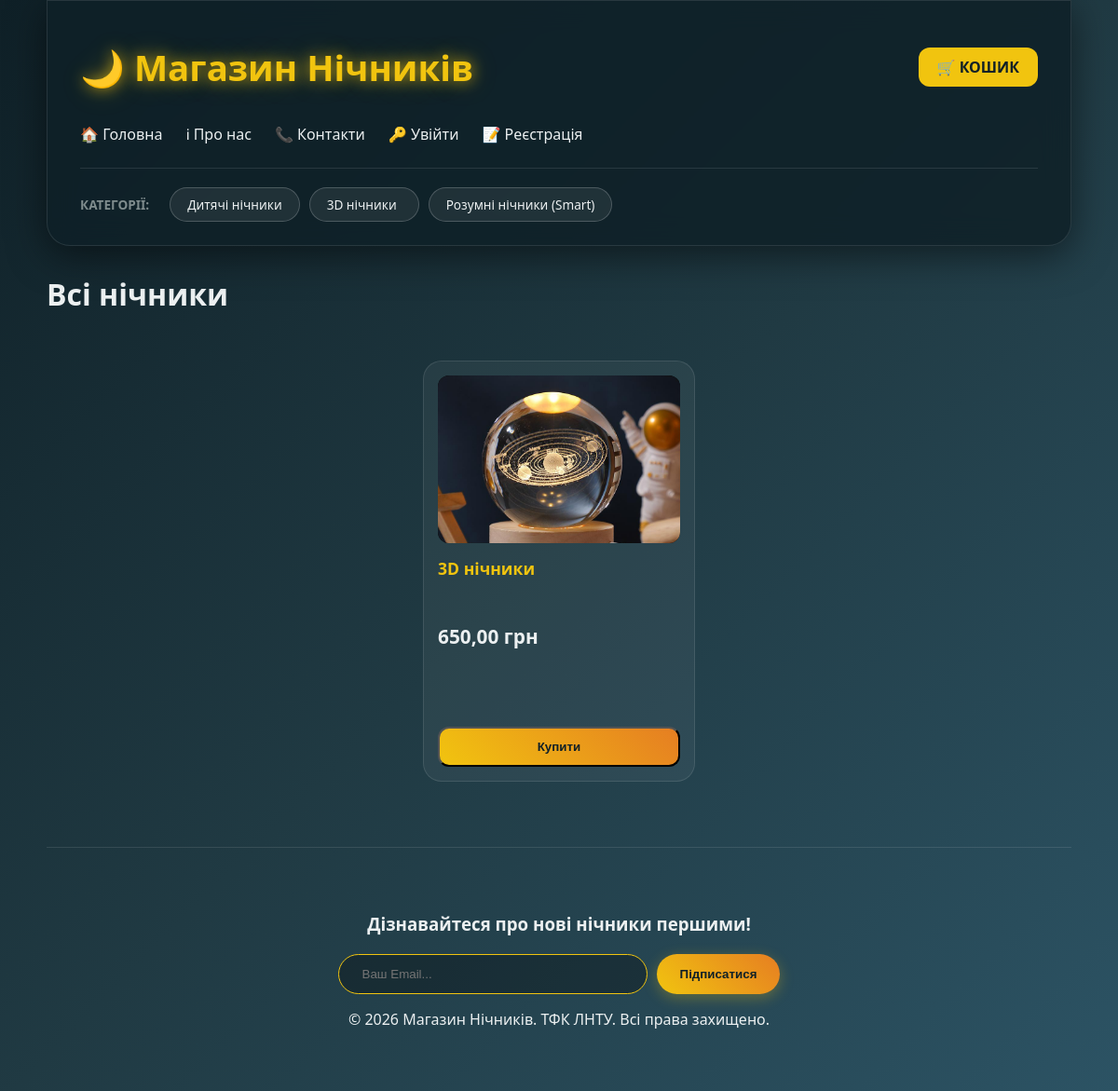
The page /category/2/ on the database as committed earlier.
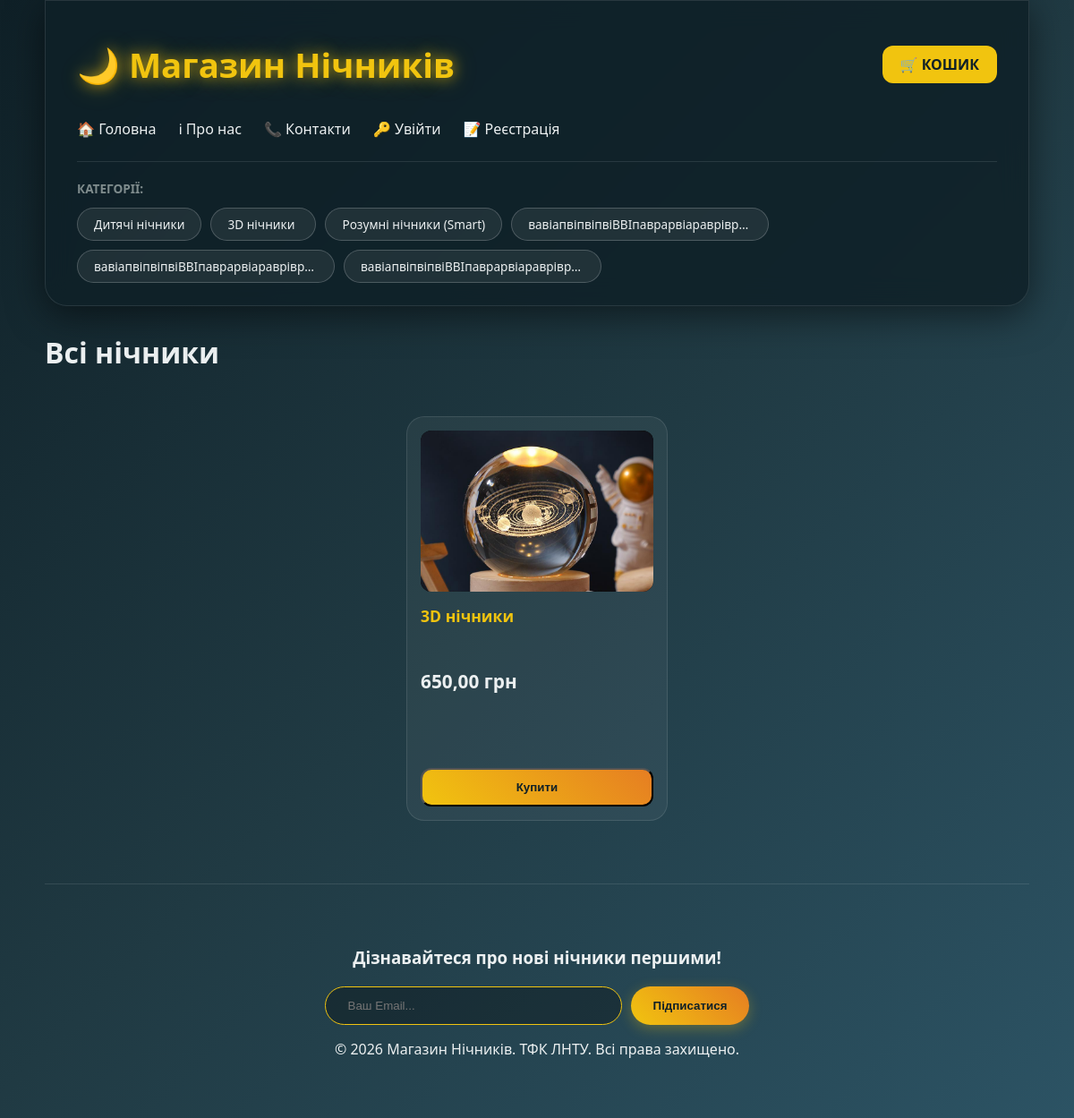
The same page on the database as committed later.
### mainapp/models.py (models this page shows, shortened)
class Category(models.Model):
    name = models.CharField(max_length=100, verbose_name="Назва категорії")
    created_at = models.DateTimeField(auto_now_add=True, verbose_name="Створено о")
    updated_at = models.DateTimeField(auto_now=True, verbose_name="Оновлено о")
    class Meta:
        verbose_name = "Категорія"
        verbose_name_plural = "Категорії"

class Product(models.Model):
    name = models.CharField(max_length=200) # Перевір, чи є цей рядок
    category = models.ForeignKey(Category, on_delete=models.CASCADE, related_name='products')
    description = models.TextField()
    price = models.DecimalField(max_digits=10, decimal_places=2)
    image = models.ImageField(upload_to='products/', blank=True, null=True)
    stock = models.PositiveIntegerField(default=10) # Те, що ми додавали
    created_at = models.DateTimeField(auto_now_add=True) # Перевір наявність
    updated_at = models.DateTimeField(auto_now=True)   # Перевір наявність
    description = models.TextField(verbose_name="Опис товару", blank=True, null=True)
    image = models.ImageField(upload_to='products/', blank=True, null=True, verbose_name="Фотографія")
    created_at = models.DateTimeField(auto_now_add=True, verbose_name="Створено о")
    updated_at = models.DateTimeField(auto_now=True, verbose_name="Оновлено о")
    class Meta:
        verbose_name = "Товар"
        verbose_name_plural = "Товари"

### mainapp/views.py (the view)
# urls.py: path('category/<int:category_id>/', views.category_view, name='category'),
def category_view(request, category_id):
    categories = Category.objects.all()
    category = get_object_or_404(Category, id=category_id)
    products = Product.objects.filter(category=category)
    return render(request, 'home.html',
                  {'title': f'Категорія: {category.name}', 'categories': categories, 'category': category,
                   'products': products, 'is_category': True})

### mainapp/context_processors.py (called while the page is built)
def cart_total(request):
    total_quantity = 0
    if request.session.session_key:
        order = Order.objects.filter(session_key=request.session.session_key, is_completed=False).first()
        if order:
            total_quantity = sum(item.quantity for item in order.items.all())
    return {'cart_total_quantity': total_quantity}

def categories_processor(request):
    return {'categories': Category.objects.all()}

### templates/home.html
{% extends 'base.html' %}
{% block content %}
<h1 style="margin-bottom: 30px;">Всі нічники</h1>
<div class="products-grid">
    {% for product in products %}
    <a href="{% url 'product' product.id %}" class="product-card-link">
        <div class="product-card">
            <div class="product-img-container">
                {% if product.image %}
                    <img src="{{ product.image.url }}" class="product-img" alt="{{ product.name }}">
                {% else %}
                    <div style="display:flex; align-items:center; justify-content:center; height:100%; color:#555;">
                        Немає фото
                    </div>
                {% endif %}
            </div>
            <h3>{{ product.name }}</h3>
            <p class="price">{{ product.price }} грн</p>
            <button class="buy-btn">Купити</button>
        </div>
    </a>
    {% empty %}
        <p>Товарів поки що немає...</p>
    {% endfor %}
</div>
{% endblock %}

### templates/base.html (shortened to what this page needs)
{% load static %}
<!DOCTYPE html>
<html lang="uk">
<head>
    <link rel="stylesheet" href="{% static 'css/style.css' %}">
</head>
<body>
    <div class="container">
        <header>
            <div class="header-top">
                <h2><a href="{% url 'home' %}" class="logo-link">🌙 Магазин Нічників</a></h2>
                <div class="header-right">
                  <a href="{% url 'cart' %}" class="cart-link-btn">
    🛒 КОШИК
</a>
                </div>
            </div>
            <nav class="main-nav">
                <a href="{% url 'home' %}">🏠 Головна</a>
                <a href="{% url 'info' %}">ℹ Про нас</a>
                <a href="{% url 'contacts' %}">📞 Контакти</a>
                {% if user.is_authenticated %}
        <a href="{% url 'profile' %}" style="color: #f1c40f;">👤 Кабінет ({{ user.username }})</a>
        <form action="{% url 'logout' %}" method="post" style="display:inline;">
            {% csrf_token %}
            <button type="submit" style="background:none; border:none; color: white; cursor: pointer; font-family: inherit; font-size: 16px;">🚪 Вийти</button>
        </form>
    {% else %}
        <a href="{% url 'login' %}">🔑 Увійти</a>
        <a href="{% url 'register' %}">📝 Реєстрація</a>
    {% endif %}
            </nav>
            <div class="menu-categories">
                <span>Категорії:</span>
                <div class="categories-list">
                    {% for cat in categories %}
                        <a href="{% url 'category' cat.id %}" class="category-pill">{{ cat.name }}</a>
                    {% endfor %}
                </div>
            </div>
        </header>
        <main>
            {% block content %}{% endblock %}
        </main>
        <footer class="site-footer">
            <div class="newsletter-section">
                <h3>Дізнавайтеся про нові нічники першими!</h3>
                <form action="{% url 'subscribe_newsletter' %}" method="POST" class="newsletter-form">
                    <input type="email" name="email" placeholder="Ваш Email..." required>
                    <button type="submit" class="cart-btn">Підписатися</button>
                </form>
            </div>
            <div class="footer-bottom">
                <p>&copy; 2026 Магазин Нічників. ТФК ЛНТУ. Всі права захищено.</p>
            </div>
        </footer>
    </div>
</body>
</html>

Rows that differ between the two databases and show on the page:
added Category: name "вавіапвіпвіпвіВВІпаврарвіараврівр…"
added Category: name "вавіапвіпвіпвіВВІпаврарвіараврівр…"
added Category: name "вавіапвіпвіпвіВВІпаврарвіараврівр…"
